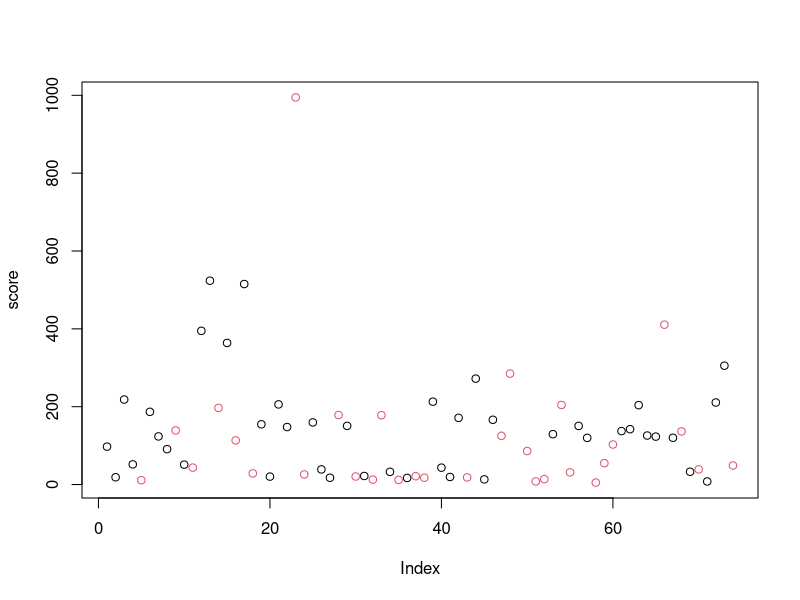
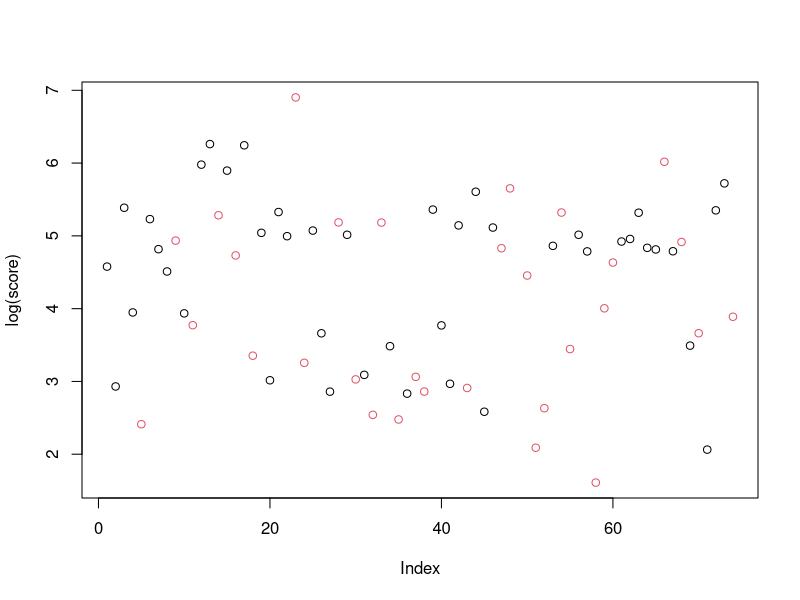
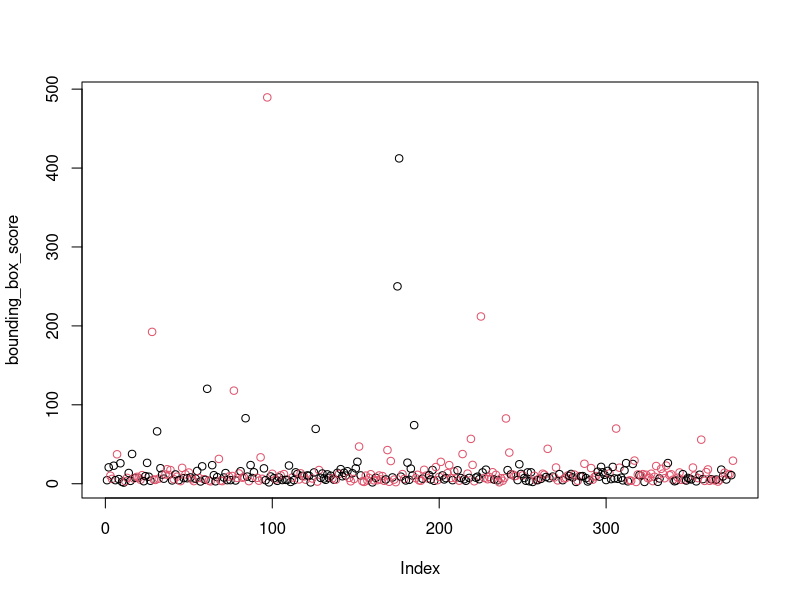
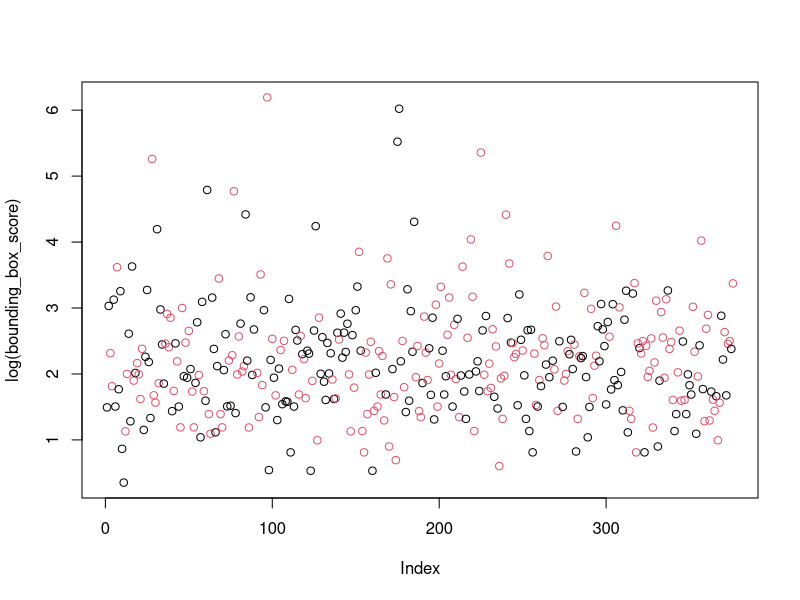

The R script that drew these images, in order:
## ---- chunk 1
library(data.table)
library(dplyr)
library(rjson)
#library(knitr)
## ---- chunk 2
# Read in all the data, we'll use the 'experiment_no' to pull the results from each experiment. 
d <- fread("./data/experiment_all/experiment_results.csv")

## ---- chunk 3

# None of our experiments required creating multiple bounding boxes on a single image.
# We are assuming the extra bounding boxes are mistakes and taking the better score.
remove_extra_bounding_boxes <- function(d) {
  good_scores <- d[,  .(bounding_box_score = min(bounding_box_score), count = .N), keyby=.(WorkerId, ImageId, experiment_no, in_treatment)] %>% .[count<2, ]
  d[good_scores, on=.(WorkerId, ImageId, experiment_no, bounding_box_score, in_treatment)]
}

d <- remove_extra_bounding_boxes(d)
## ---- chunk 4
d[, .(count=.N, mean_score=mean(bounding_box_score, na.rm=T), std_dev=sd(bounding_box_score, na.rm=T)), keyby=.(experiment_no, is_pilot, in_treatment)]
## ---- chunk 5
# Block the results by user taking their mean score
worker_mean_score <- d[experiment_no==1, .(score = mean(bounding_box_score), in_treatment = as.integer(median(in_treatment))), keyby=WorkerId]

worker_mean_score[, plot(score, col=(in_treatment+1))]
worker_mean_score[, plot(log(score), col=(in_treatment+1))]

## ---- chunk 6

summary(worker_mean_score[, .(score)])
worker_mean_score[, .(mean_score=mean(score, na.rm=T), std_dev=sd(score, na.rm=T)), keyby=.(in_treatment)]

#e1_mod_1 <- worker_mean_score[, lm(score ~ in_treatment)]
#summary(e1_mod_1)
## ---- chunk 7
#TODO Gauge if effort decreases with more HITTs
## ---- chunk 8
d[experiment_no==2, plot(bounding_box_score, col=(in_treatment+1))]
d[experiment_no==2, plot(log(bounding_box_score), col=(in_treatment+1))]
## ---- chunk 9
summary(d[experiment_no==2, .(bounding_box_score)])
d[experiment_no==2, .(mean_score=mean(bounding_box_score, na.rm=T), std_dev=sd(bounding_box_score, na.rm=T)), keyby=.(in_treatment)]
## ---- chunk 10
e2_mod_1 <- d[experiment_no==2, lm(bounding_box_score ~ in_treatment)]
summary(e2_mod_1)
## ---- chunk 11
e3_mod_1 <- d[experiment_no==3, lm(bounding_box_score ~ in_treatment)]
summary(e3_mod_1)
## ---- chunk 12
e3_mod_2 <- d[experiment_no==3, lm(bounding_box_score ~ in_treatment+as.factor(mousetrackpad))]
summary(e3_mod_2)
## ---- chunk 13
#e4_mod_1 <- d[experiment_no %in% c(3,4), lm(bounding_box_score ~ in_treatment+as.factor(mousetrackpad)+as.factor(income)+as.factor(age)+as.factor(edu))]
e4_mod_1 <- d[experiment_no %in% c(3,4), lm(bounding_box_score ~ in_treatment)]
summary(e4_mod_1)

d[experiment_no %in% c(1), .(sd(bounding_box_score)), keyby=WorkerId]
## ---- chunk 14
#e4_mod_1 <- d[experiment_no %in% c(3,4), lm(bounding_box_score ~ in_treatment+as.factor(mousetrackpad)+as.factor(income)+as.factor(age)+as.factor(edu))]
e4_mod_1 <- d[experiment_no %in% c(3,4), lm(bounding_box_score ~ in_treatment+factor(mousetrackpad, exclude=c("")))]
summary(e4_mod_1)

## ---- chunk 15
e4_mod_1 <- d[experiment_no %in% c(3,4), lm(bounding_box_score ~ in_treatment+factor(monitor, exclude=c("")))]
summary(e4_mod_1)
## ---- chunk 16
e4_mod_1 <- d[experiment_no %in% c(3,4), lm(bounding_box_score ~ in_treatment+factor(didbf, exclude=c("")))]
summary(e4_mod_1)
## ---- chunk 17
e4_mod_1 <- d[experiment_no %in% c(3,4), lm(bounding_box_score ~ in_treatment+factor(age, exclude="noans"))]
summary(e4_mod_1)
## ---- chunk 18
e4_mod_1 <- d[experiment_no %in% c(3,4), lm(bounding_box_score ~ in_treatment+factor(edu, exclude=""))]
summary(e4_mod_1)
## ---- chunk 19
e4_mod_1 <- d[experiment_no %in% c(3,4), lm(bounding_box_score ~ in_treatment+factor(income, exclude=""))]
summary(e4_mod_1)
## ---- chunk 20

e5_mod_1 <- d[experiment_no == 5, lm(bounding_box_score ~ in_treatment)]
summary(e5_mod_1)
## ---- chunk 21

e6_mod_1 <- d[experiment_no == 6, lm(bounding_box_score ~ in_treatment)]
summary(e6_mod_1)
## ---- chunk 22
e6_mod_2 <- d[experiment_no %in% c(5,6), lm(bounding_box_score ~ in_treatment+(Reward == "$0.05"))]
summary(e6_mod_2)
